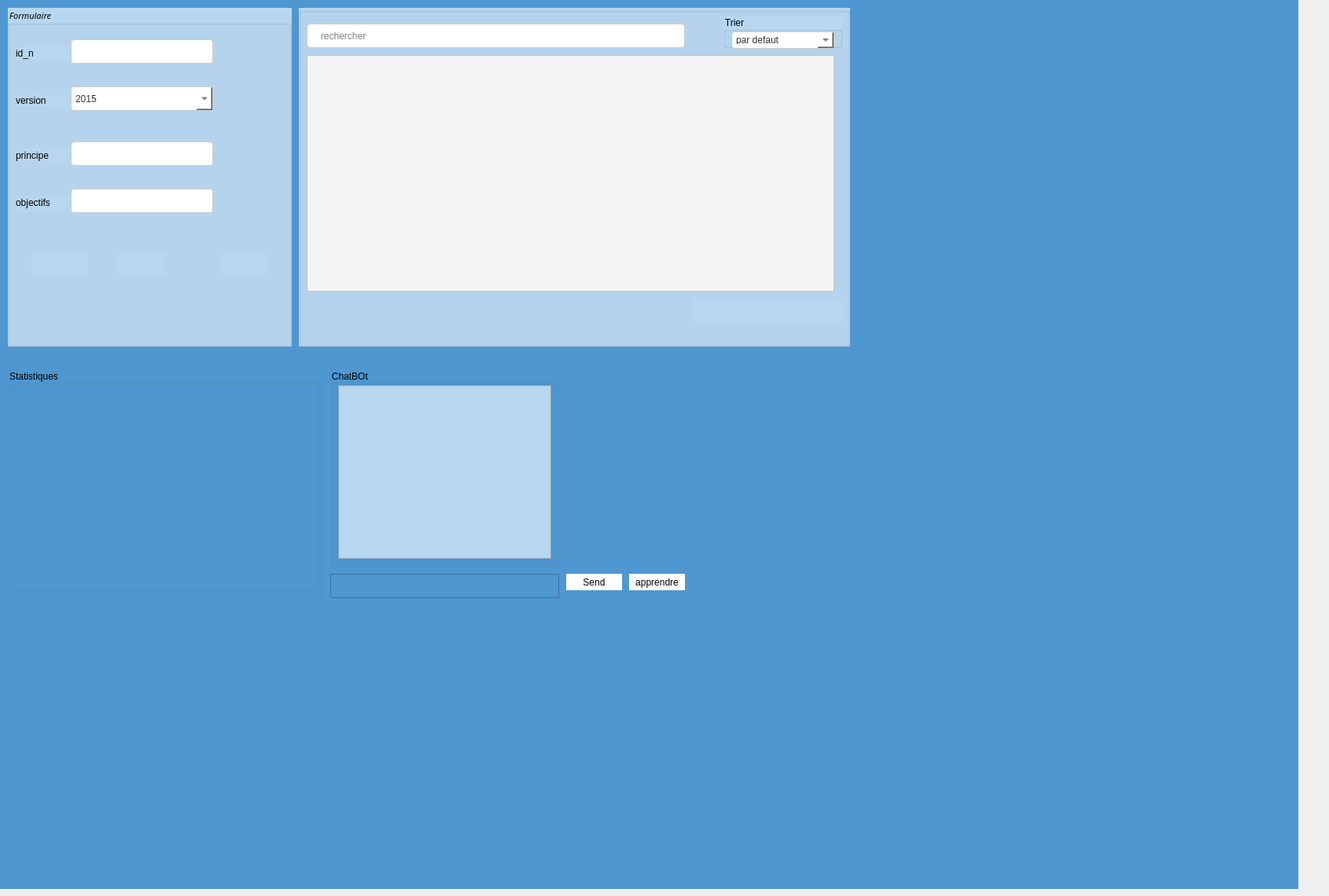
    <widget class="QWidget" name="tab_2">
     <attribute name="title">
      <string>Normes</string>
     </attribute>
     <widget class="QStackedWidget" name="stackedWidget_2">
      <property name="geometry">
       <rect>
        <x>-30</x>
        <y>0</y>
        <width>1681</width>
        <height>1131</height>
       </rect>
      </property>
      <property name="font">
       <font>
        <weight>75</weight>
        <bold>true</bold>
       </font>
      </property>
      <property name="autoFillBackground">
       <bool>false</bool>
      </property>
      <property name="styleSheet">
       <string notr="true">
background-color: rgb(78, 151, 209);</string>
      </property>
      <widget class="QWidget" name="stackedWidget_2Page1">
       <widget class="QGroupBox" name="groupBox_10">
        <property name="geometry">
         <rect>
          <x>40</x>
          <y>10</y>
          <width>361</width>
          <height>431</height>
         </rect>
        </property>
        <property name="font">
         <font>
          <family>Bell MT</family>
          <pointsize>8</pointsize>
          <weight>50</weight>
          <italic>true</italic>
          <bold>false</bold>
         </font>
        </property>
        <property name="styleSheet">
         <string notr="true">background-color: rgb(183, 214, 239);
font: italic 8pt &quot;Bell MT&quot;;
</string>
        </property>
        <property name="title">
         <string>Formulaire</string>
        </property>
        <widget class="QLabel" name="id_n_2">
         <property name="geometry">
          <rect>
           <x>10</x>
           <y>50</y>
           <width>81</width>
           <height>16</height>
          </rect>
         </property>
         <property name="styleSheet">
          <string notr="true"/>
         </property>
         <property name="text">
          <string>id_n</string>
         </property>
        </widget>
        <widget class="QLabel" name="principe_2">
         <property name="geometry">
          <rect>
           <x>10</x>
           <y>180</y>
           <width>81</width>
           <height>16</height>
          </rect>
         </property>
         <property name="styleSheet">
          <string notr="true">font: italic 8pt &quot;Bell MT&quot;;</string>
         </property>
         <property name="text">
          <string>principe</string>
         </property>
        </widget>
        <widget class="QLabel" name="objectifs_2">
         <property name="geometry">
          <rect>
           <x>10</x>
           <y>240</y>
           <width>111</width>
           <height>16</height>
          </rect>
         </property>
         <property name="styleSheet">
          <string notr="true">font: italic 8pt &quot;Bell MT&quot;;</string>
         </property>
         <property name="text">
          <string>objectifs</string>
         </property>
        </widget>
        <widget class="QLabel" name="version_2">
         <property name="geometry">
          <rect>
           <x>10</x>
           <y>110</y>
           <width>81</width>
           <height>16</height>
          </rect>
         </property>
         <property name="styleSheet">
          <string notr="true"/>
         </property>
         <property name="text">
          <string>version</string>
         </property>
        </widget>
        <widget class="QLineEdit" name="Line_Edit_id_n_2">
         <property name="geometry">
          <rect>
           <x>80</x>
           <y>40</y>
           <width>181</width>
           <height>31</height>
          </rect>
         </property>
         <property name="styleSheet">
          <string notr="true">QLineEdit {
    background-color: #fff; /* Couleur de fond du champ de texte */
    border: 1px solid #ccc; /* Bordure du champ de texte */
    border-radius: 4px; /* Coins arrondis */
    padding: 5px; /* Espace à l'intérieur du champ de texte */
}

QLineEdit:hover {
    border-color: #666; /* Changement de couleur de la bordure au survol */
}

QLineEdit:focus {
    border-color: #2ecc71; /* Couleur de la bordure lorsqu'il est focus */
    background-color: #f0fff0; /* Couleur de fond lorsqu'il est focus */
}
</string>
         </property>
        </widget>
        <widget class="QLineEdit" name="Line_Edit_objectifs_2">
         <property name="geometry">
          <rect>
           <x>80</x>
           <y>230</y>
           <width>181</width>
           <height>31</height>
          </rect>
         </property>
         <property name="styleSheet">
          <string notr="true">QLineEdit {
    background-color: #fff; /* Couleur de fond du champ de texte */
    border: 1px solid #ccc; /* Bordure du champ de texte */
    border-radius: 4px; /* Coins arrondis */
    padding: 5px; /* Espace à l'intérieur du champ de texte */
}

QLineEdit:hover {
    border-color: #666; /* Changement de couleur de la bordure au survol */
}

QLineEdit:focus {
    border-color: #2ecc71; /* Couleur de la bordure lorsqu'il est focus */
    background-color: #f0fff0; /* Couleur de fond lorsqu'il est focus */
}
</string>
         </property>
        </widget>
        <widget class="QComboBox" name="comboBox_version_2">
         <property name="geometry">
          <rect>
           <x>80</x>
           <y>100</y>
           <width>181</width>
           <height>31</height>
          </rect>
         </property>
         <property name="styleSheet">
          <string notr="true">QComboBox {
    padding: 5px;
    border: 1px solid #ccc;
    border-radius: 4px;
    background-color: #fff;
    selection-background-color: #2ecc71; /* Couleur de fond de l'élément sélectionné */
    color: #333; /* Couleur du texte */
}

QComboBox:hover {
    border-color: #666;
}

QComboBox::drop-down {
    width: 20px;
}

QComboBox::down-arrow {
    image: url(C:/Users/victo/OneDrive/Documents/Gestion_matriels/image/1.png); /* Remplacez ceci par le chemin de votre image de flèche vers le bas */
}

QComboBox::down-arrow:hover {
    image: url(C:/Users/victo/OneDrive/Documents/Gestion_matriels/image/1.png); /* Image de survol de la flèche vers le bas */
}
</string>
         </property>
         <item>
          <property name="text">
           <string>2015</string>
          </property>
         </item>
         <item>
          <property name="text">
           <string>2018</string>
          </property>
         </item>
         <item>
          <property name="text">
           <string/>
          </property>
         </item>
        </widget>
        <widget class="QLineEdit" name="Line_Edit_principe_2">
         <property name="geometry">
          <rect>
           <x>80</x>
           <y>170</y>
           <width>181</width>
           <height>31</height>
          </rect>
         </property>
         <property name="styleSheet">
          <string notr="true">QLineEdit {
    background-color: #fff; /* Couleur de fond du champ de texte */
    border: 1px solid #ccc; /* Bordure du champ de texte */
    border-radius: 4px; /* Coins arrondis */
    padding: 5px; /* Espace à l'intérieur du champ de texte */
}

QLineEdit:hover {
    border-color: #666; /* Changement de couleur de la bordure au survol */
}

QLineEdit:focus {
    border-color: #2ecc71; /* Couleur de la bordure lorsqu'il est focus */
    background-color: #f0fff0; /* Couleur de fond lorsqu'il est focus */
}
</string>
         </property>
        </widget>
        <widget class="QPushButton" name="btn_modifier_normes">
         <property name="geometry">
          <rect>
           <x>140</x>
           <y>310</y>
           <width>61</width>
           <height>31</height>
          </rect>
         </property>
         <property name="palette">
          <palette>
           <active>
            <colorrole role="Button">
             <brush brushstyle="SolidPattern">
              <color alpha="255">
               <red>183</red>
               <green>214</green>
               <blue>239</blue>
              </color>
             </brush>
            </colorrole>
            <colorrole role="Base">
             <brush brushstyle="SolidPattern">
              <color alpha="255">
               <red>183</red>
               <green>214</green>
               <blue>239</blue>
              </color>
             </brush>
            </colorrole>
            <colorrole role="Window">
             <brush brushstyle="SolidPattern">
              <color alpha="255">
               <red>183</red>
               <green>214</green>
               <blue>239</blue>
              </color>
             </brush>
            </colorrole>
           </active>
           <inactive>
            <colorrole role="Button">
             <brush brushstyle="SolidPattern">
              <color alpha="255">
               <red>183</red>
               <green>214</green>
               <blue>239</blue>
              </color>
             </brush>
            </colorrole>
            <colorrole role="Base">
             <brush brushstyle="SolidPattern">
              <color alpha="255">
               <red>183</red>
               <green>214</green>
               <blue>239</blue>
              </color>
             </brush>
            </colorrole>
            <colorrole role="Window">
             <brush brushstyle="SolidPattern">
              <color alpha="255">
               <red>183</red>
               <green>214</green>
               <blue>239</blue>
              </color>
             </brush>
            </colorrole>
           </inactive>
           <disabled>
            <colorrole role="Button">
             <brush brushstyle="SolidPattern">
              <color alpha="255">
               <red>183</red>
               <green>214</green>
               <blue>239</blue>
              </color>
             </brush>
            </colorrole>
            <colorrole role="Base">
             <brush brushstyle="SolidPattern">
              <color alpha="255">
               <red>183</red>
               <green>214</green>
               <blue>239</blue>
              </color>
             </brush>
            </colorrole>
            <colorrole role="Window">
             <brush brushstyle="SolidPattern">
              <color alpha="255">
               <red>183</red>
               <green>214</green>
               <blue>239</blue>
              </color>
             </brush>
            </colorrole>
           </disabled>
          </palette>
         </property>
         <property name="styleSheet">
          <string notr="true">QPushButton {
    border: none;
    font: 8pt &quot;Sitka Display Semibold&quot;;
    text-align: middle;
}

QPushButton:hover {
    color: rgb(255, 255, 255);
    background-color: rgb(85, 170, 255);
    border: none;
    text-align: middle;
}
</string>
         </property>
         <property name="text">
          <string/>
         </property>
         <property name="icon">
          <iconset>
           <normaloff>../projetc-/image/modifier.png</normaloff>../projetc-/image/modifier.png</iconset>
         </property>
         <property name="iconSize">
          <size>
           <width>25</width>
           <height>25</height>
          </size>
         </property>
        </widget>
        <widget class="QPushButton" name="btn_ajouter_normes">
         <property name="enabled">
          <bool>true</bool>
         </property>
         <property name="geometry">
          <rect>
           <x>30</x>
           <y>310</y>
           <width>71</width>
           <height>31</height>
          </rect>
         </property>
         <property name="mouseTracking">
          <bool>false</bool>
         </property>
         <property name="styleSheet">
          <string notr="true">QPushButton {
    border: none;
    font: 8pt &quot;Sitka Display Semibold&quot;;
    text-align: middle;
}

QPushButton:hover {
    color: rgb(255, 255, 255);
    background-color: rgb(85, 170, 255);
    border: none;
    text-align: middle;
}
</string>
         </property>
         <property name="text">
          <string/>
         </property>
         <property name="icon">
          <iconset>
           <normaloff>image/icons8-plus-math-100.png</normaloff>image/icons8-plus-math-100.png</iconset>
         </property>
         <property name="iconSize">
          <size>
           <width>25</width>
           <height>25</height>
          </size>
         </property>
        </widget>
        <widget class="QPushButton" name="supprimernormes">
         <property name="geometry">
          <rect>
           <x>270</x>
           <y>310</y>
           <width>61</width>
           <height>31</height>
          </rect>
         </property>
         <property name="font">
          <font>
           <family>Sitka Display Semibold</family>
           <pointsize>8</pointsize>
           <weight>50</weight>
           <italic>false</italic>
           <bold>false</bold>
          </font>
         </property>
         <property name="styleSheet">
          <string notr="true">QPushButton {
    border: none;
    font: 8pt &quot;Sitka Display Semibold&quot;;
    text-align: middle;
}

QPushButton:hover {
    color: rgb(255, 255, 255);
    background-color: rgb(85, 170, 255);
    border: none;
    text-align: middle;
}
</string>
         </property>
         <property name="text">
          <string/>
         </property>
         <property name="icon">
          <iconset>
           <normaloff>image/trash-icon.png</normaloff>image/trash-icon.png</iconset>
         </property>
         <property name="iconSize">
          <size>
           <width>25</width>
           <height>25</height>
          </size>
         </property>
        </widget>
       </widget>
       <widget class="QGroupBox" name="groupBox_11">
        <property name="geometry">
         <rect>
          <x>410</x>
          <y>10</y>
          <width>701</width>
          <height>431</height>
         </rect>
        </property>
        <property name="styleSheet">
         <string notr="true">background-color: rgb(183, 214, 239);</string>
        </property>
        <property name="title">
         <string/>
        </property>
        <property name="alignment">
         <set>Qt::AlignCenter</set>
        </property>
        <widget class="QTableView" name="tableViewnormes">
         <property name="geometry">
          <rect>
           <x>10</x>
           <y>60</y>
           <width>671</width>
           <height>301</height>
          </rect>
         </property>
         <property name="styleSheet">
          <string notr="true">/*background-color: rgb(255, 255, 255);*/
QTableView {
    background-color: #f5f5f5; /* Couleur de fond */
    alternate-background-color: #ffffff; /* Couleur de fond alternative pour les lignes */
    selection-color: #ffffff; /* Couleur du texte de la sélection */
    selection-background-color: #3498db; /* Couleur de fond de la sélection */
    gridline-color: #bdc3c7; /* Couleur des lignes de la grille */
    border: 1px solid #bdc3c7; /* Bordure de la table */
}

QHeaderView::section {
    background-color: #3498db; /* Couleur de fond de l'en-tête de colonne */
    color: #ffffff; /* Couleur du texte de l'en-tête de colonne */
    padding: 8px; /* Espacement interne de l'en-tête de colonne */
    border: 1px solid #ffffff; /* Bordure de l'en-tête de colonne */
}

QTableView::item {
    padding: 10px; /* Espacement interne des cellules */
    border: 1px solid #ecf0f1; /* Bordure des cellules */
}

QTableView::item:selected {
    background-color: #3498db; /* Couleur de fond de la cellule sélectionnée */
    color: #ffffff; /* Couleur du texte de la cellule sélectionnée */
}

  </string>
         </property>
         <property name="selectionBehavior">
          <enum>QAbstractItemView::SelectRows</enum>
         </property>
        </widget>
        <widget class="QLineEdit" name="rechercher_normes">
         <property name="geometry">
          <rect>
           <x>10</x>
           <y>20</y>
           <width>481</width>
           <height>31</height>
          </rect>
         </property>
         <property name="styleSheet">
          <string notr="true">QLineEdit {
border-radius:4px;
    background-color: #fff; /* Couleur de fond du champ de texte */
    border: 1px solid #ccc; /* Bordure du champ de texte */
    border-radius: 4px; /* Coins arrondis */
    padding: 5px; /* Espace à l'intérieur du champ de texte */
}

QLineEdit:hover {
border-radius:4px;
    border-color: #666; /* Changement de couleur de la bordure au survol */
}

QLineEdit:focus {
border-radius:4px;
    border-color: #2ecc71; /* Couleur de la bordure lorsqu'il est focus */
    background-color: #f0fff0; /* Couleur de fond lorsqu'il est focus */
}
</string>
         </property>
         <property name="frame">
          <bool>false</bool>
         </property>
         <property name="echoMode">
          <enum>QLineEdit::Normal</enum>
         </property>
         <property name="alignment">
          <set>Qt::AlignJustify|Qt::AlignVCenter</set>
         </property>
         <property name="readOnly">
          <bool>false</bool>
         </property>
         <property name="placeholderText">
          <string>   rechercher </string>
         </property>
        </widget>
        <widget class="QPushButton" name="PDF_normes">
         <property name="enabled">
          <bool>true</bool>
         </property>
         <property name="geometry">
          <rect>
           <x>560</x>
           <y>370</y>
           <width>71</width>
           <height>31</height>
          </rect>
         </property>
         <property name="font">
          <font>
           <family>Sitka Display Semibold</family>
           <pointsize>8</pointsize>
           <weight>50</weight>
           <italic>false</italic>
           <bold>false</bold>
           <strikeout>false</strikeout>
          </font>
         </property>
         <property name="mouseTracking">
          <bool>false</bool>
         </property>
         <property name="toolTip">
          <string>&lt;!DOCTYPE HTML PUBLIC &quot;-//W3C//DTD HTML 4.0//EN&quot; &quot;http://www.w3.org/TR/REC-html40/strict.dtd&quot;&gt;
&lt;html&gt;&lt;head&gt;&lt;meta name=&quot;qrichtext&quot; content=&quot;1&quot; /&gt;&lt;style type=&quot;text/css&quot;&gt;
p, li { white-space: pre-wrap; }
&lt;/style&gt;&lt;/head&gt;&lt;body style=&quot; font-family:'MS Shell Dlg 2'; font-size:8pt; font-weight:72; font-style:normal;&quot;&gt;
&lt;p style=&quot; margin-top:0px; margin-bottom:0px; margin-left:0px; margin-right:0px; -qt-block-indent:0; text-indent:0px;&quot;&gt;&lt;span style=&quot; font-weight:600; font-style:italic;&quot;&gt;PDF&lt;/span&gt;&lt;/p&gt;&lt;/body&gt;&lt;/html&gt;</string>
         </property>
         <property name="statusTip">
          <string/>
         </property>
         <property name="styleSheet">
          <string notr="true">QPushButton {
    border: none;
    
    text-align: middle;
}

QPushButton:hover {
    color: rgb(255, 255, 255);
    background-color: rgb(85, 170, 255);
    border: none;
    text-align: middle;
}
</string>
         </property>
         <property name="text">
          <string/>
         </property>
         <property name="icon">
          <iconset>
           <normaloff>image/pdf.png</normaloff>image/pdf.png</iconset>
         </property>
         <property name="iconSize">
          <size>
           <width>25</width>
           <height>25</height>
          </size>
         </property>
        </widget>
        <widget class="QPushButton" name="pushButton_video_2">
         <property name="geometry">
          <rect>
           <x>620</x>
           <y>370</y>
           <width>71</width>
           <height>31</height>
          </rect>
         </property>
         <property name="styleSheet">
          <string notr="true">QPushButton {
    border: none;
    text-align: middle;
}

QPushButton:hover {
    color: rgb(255, 255, 255);
    background-color: rgb(85, 170, 255);
    border: none;
    text-align: middle;
}
</string>
         </property>
         <property name="text">
          <string/>
         </property>
         <property name="icon">
          <iconset>
           <normaloff>image/video.png</normaloff>image/video.png</iconset>
         </property>
         <property name="iconSize">
          <size>
           <width>25</width>
           <height>25</height>
          </size>
         </property>
        </widget>
        <widget class="QPushButton" name="statnormes">
         <property name="geometry">
          <rect>
           <x>500</x>
           <y>370</y>
           <width>71</width>
           <height>31</height>
          </rect>
         </property>
         <property name="font">
          <font>
           <family>Sitka Display Semibold</family>
           <pointsize>8</pointsize>
           <weight>50</weight>
           <italic>false</italic>
           <bold>false</bold>
          </font>
         </property>
         <property name="focusPolicy">
          <enum>Qt::StrongFocus</enum>
         </property>
         <property name="styleSheet">
          <string notr="true">QPushButton {
    border: none;
  
    text-align: middle;
}

QPushButton:hover {
    color: rgb(255, 255, 255);
    background-color: rgb(85, 170, 255);
    border: none;
    text-align: middle;
}
</string>
         </property>
         <property name="text">
          <string/>
         </property>
         <property name="icon">
          <iconset>
           <normaloff>image/icons8-slice-48.png</normaloff>image/icons8-slice-48.png</iconset>
         </property>
         <property name="iconSize">
          <size>
           <width>25</width>
           <height>25</height>
          </size>
         </property>
        </widget>
        <widget class="QComboBox" name="tri_normes">
         <property name="geometry">
          <rect>
           <x>550</x>
           <y>30</y>
           <width>131</width>
           <height>22</height>
          </rect>
         </property>
         <property name="styleSheet">
          <string notr="true">QComboBox {
    padding: 5px;
    border: 1px solid #ccc;
    border-radius: 4px;
    background-color: #fff;
    selection-background-color: #2ecc71; /* Couleur de fond de l'élément sélectionné */
    color: #333; /* Couleur du texte */
}

QComboBox:hover {
    border-color: #666;
}

QComboBox::drop-down {
    width: 20px;
}

QComboBox::down-arrow {
    image: url(C:/Users/victo/OneDrive/Documents/Gestion_matriels/image/1.png); /* Remplacez ceci par le chemin de votre image de flèche vers le bas */
}

QComboBox::down-arrow:hover {
    image: url(C:/Users/victo/OneDrive/Documents/Gestion_matriels/image/1.png); /* Image de survol de la flèche vers le bas */
}
</string>
         </property>
         <item>
          <property name="text">
           <string>par defaut </string>
          </property>
         </item>
         <item>
          <property name="text">
           <string>id_n</string>
          </property>
         </item>
         <item>
          <property name="text">
           <string>version</string>
          </property>
         </item>
        </widget>
        <widget class="QGroupBox" name="groupBox_12">
         <property name="geometry">
          <rect>
           <x>540</x>
           <y>10</y>
           <width>151</width>
           <height>41</height>
          </rect>
         </property>
         <property name="styleSheet">
          <string notr="true">font: italic 11pt &quot;Bell MT&quot;;</string>
         </property>
         <property name="title">
          <string>Trier</string>
         </property>
        </widget>
        <zorder>groupBox_12</zorder>
        <zorder>tableViewnormes</zorder>
        <zorder>rechercher_normes</zorder>
        <zorder>PDF_normes</zorder>
        <zorder>pushButton_video_2</zorder>
        <zorder>statnormes</zorder>
        <zorder>tri_normes</zorder>
       </widget>
       <widget class="QGroupBox" name="groupBox_13">
        <property name="geometry">
         <rect>
          <x>40</x>
          <y>470</y>
          <width>401</width>
          <height>291</height>
         </rect>
        </property>
        <property name="title">
         <string>Statistiques</string>
        </property>
        <widget class="QWidget" name="statistique_normes" native="true">
         <property name="geometry">
          <rect>
           <x>10</x>
           <y>20</y>
           <width>381</width>
           <height>261</height>
          </rect>
         </property>
        </widget>
       </widget>
       <widget class="QPushButton" name="SendButton_normes">
        <property name="geometry">
         <rect>
          <x>750</x>
          <y>730</y>
          <width>71</width>
          <height>21</height>
         </rect>
        </property>
        <property name="styleSheet">
         <string notr="true">QPushButton {
background-color: rgb(255, 255, 255);
border: none;

    	font: 8 pt &quot;Sitka Display Semibold&quot;;
text-align: middle;

}
QPushButton:hover {
        color: rgb(255, 255, 255);

background-color: rgb(85, 170, 255);
border: none;
text-align: middle;
}</string>
        </property>
        <property name="text">
         <string>Send</string>
        </property>
       </widget>
       <widget class="QTextEdit" name="messageTextEdit_2">
        <property name="geometry">
         <rect>
          <x>450</x>
          <y>730</y>
          <width>291</width>
          <height>31</height>
         </rect>
        </property>
        <property name="styleSheet">
         <string notr="true">QLineEdit {
    background-color: #fff; /* Couleur de fond du champ de texte */
    border: 1px solid #ccc; /* Bordure du champ de texte */
    border-radius: 4px; /* Coins arrondis */
    padding: 5px; /* Espace à l'intérieur du champ de texte */
}

QLineEdit:hover {
    border-color: #666; /* Changement de couleur de la bordure au survol */
}

QLineEdit:focus {
    border-color: #2ecc71; /* Couleur de la bordure lorsqu'il est focus */
    background-color: #f0fff0; /* Couleur de fond lorsqu'il est focus */
}
</string>
        </property>
       </widget>
       <widget class="QPushButton" name="apprendre_normes">
        <property name="geometry">
         <rect>
          <x>830</x>
          <y>730</y>
          <width>71</width>
          <height>21</height>
         </rect>
        </property>
        <property name="styleSheet">
         <string notr="true">QPushButton {
background-color: rgb(255, 255, 255);
border: none;

    	font: 8 pt &quot;Sitka Display Semibold&quot;;
text-align: middle;

}
QPushButton:hover {
        color: rgb(255, 255, 255);

background-color: rgb(85, 170, 255);
border: none;
text-align: middle;
}</string>
        </property>
        <property name="text">
         <string>apprendre</string>
        </property>
       </widget>
       <widget class="QGroupBox" name="groupBox_14">
        <property name="geometry">
         <rect>
          <x>450</x>
          <y>470</y>
          <width>291</width>
          <height>251</height>
         </rect>
        </property>
        <property name="title">
         <string>ChatBOt </string>
        </property>
        <widget class="QTextEdit" name="chatDisplayTextEdit_2">
         <property name="geometry">
          <rect>
           <x>10</x>
           <y>20</y>
           <width>271</width>
           <height>221</height>
          </rect>
         </property>
         <property name="styleSheet">
          <string notr="true">QTextEdit{
	background-color: rgb(183, 214, 239);
	    	font: 8 pt &quot;Sitka Display Semibold&quot;;

   
   
}</string>
         </property>
         <property name="readOnly">
          <bool>true</bool>
         </property>
        </widget>
       </widget>
       <widget class="QLabel" name="label_3">
        <property name="geometry">
         <rect>
          <x>1440</x>
          <y>20</y>
          <width>91</width>
          <height>71</height>
         </rect>
        </property>
        <property name="text">
         <string/>
        </property>
        <property name="pixmap">
         <pixmap>../../Downloads/387499949_851957709935185_8033033763751298194_n.png</pixmap>
        </property>
        <property name="scaledContents">
         <bool>true</bool>
        </property>
       </widget>
       <widget class="QLabel" name="label_4">
        <property name="geometry">
         <rect>
          <x>900</x>
          <y>30</y>
          <width>661</width>
          <height>551</height>
         </rect>
        </property>
        <property name="text">
         <string/>
        </property>
        <property name="pixmap">
         <pixmap>../../Desktop/projet QT/image/Capture_d_écran_2023-11-29_124412-removebg-preview.png</pixmap>
        </property>
        <property name="scaledContents">
         <bool>true</bool>
        </property>
       </widget>
       <zorder>label_4</zorder>
       <zorder>groupBox_10</zorder>
       <zorder>groupBox_13</zorder>
       <zorder>SendButton_normes</zorder>
       <zorder>messageTextEdit_2</zorder>
       <zorder>apprendre_normes</zorder>
       <zorder>groupBox_14</zorder>
       <zorder>label_3</zorder>
       <zorder>groupBox_11</zorder>
      </widget>
     </widget>
    </widget>
